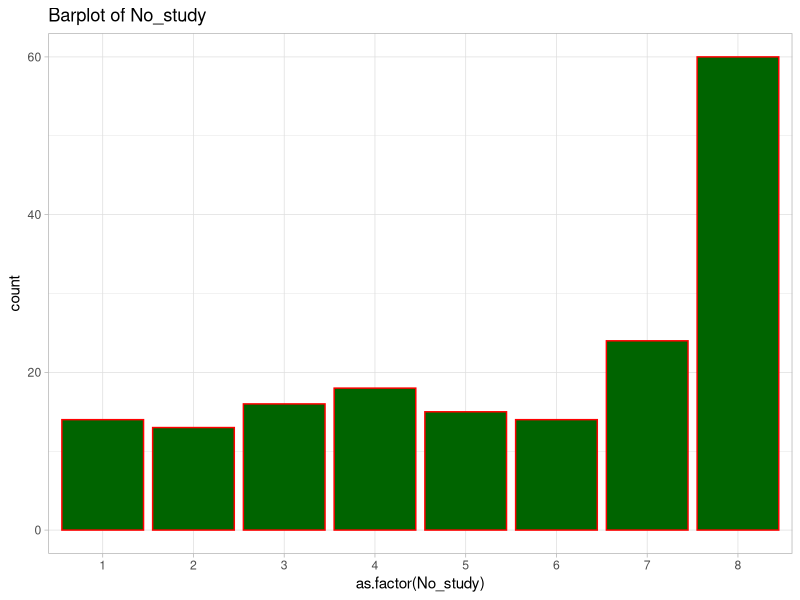
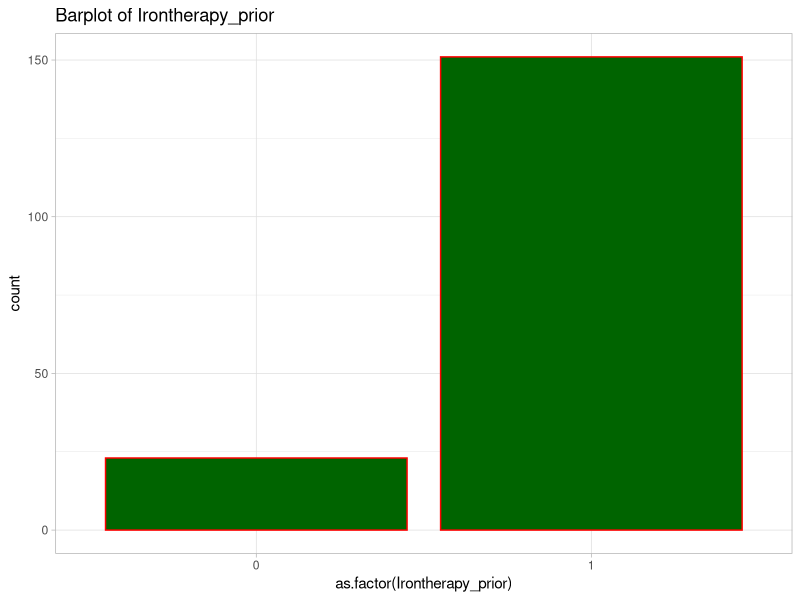
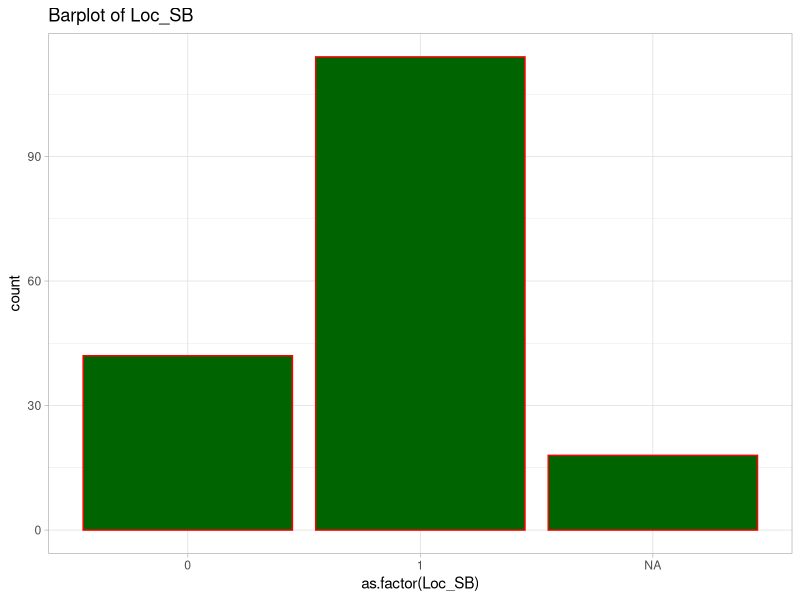
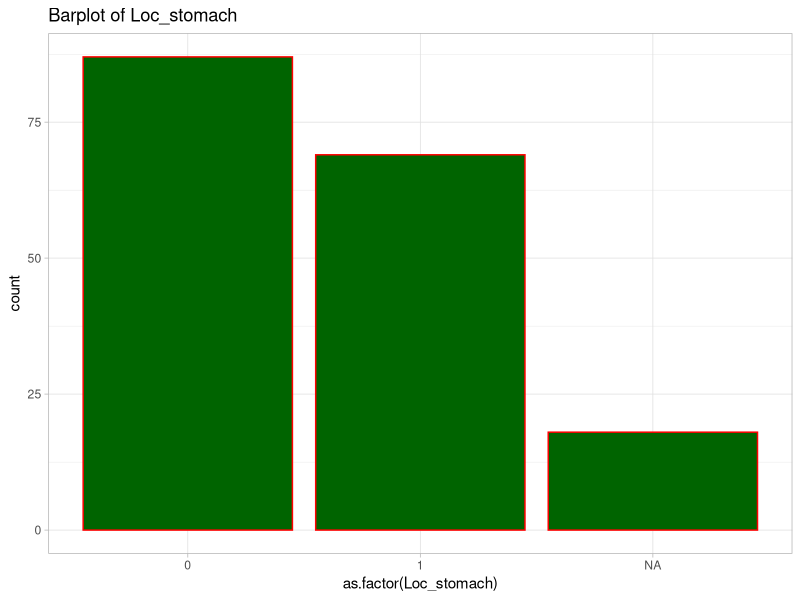
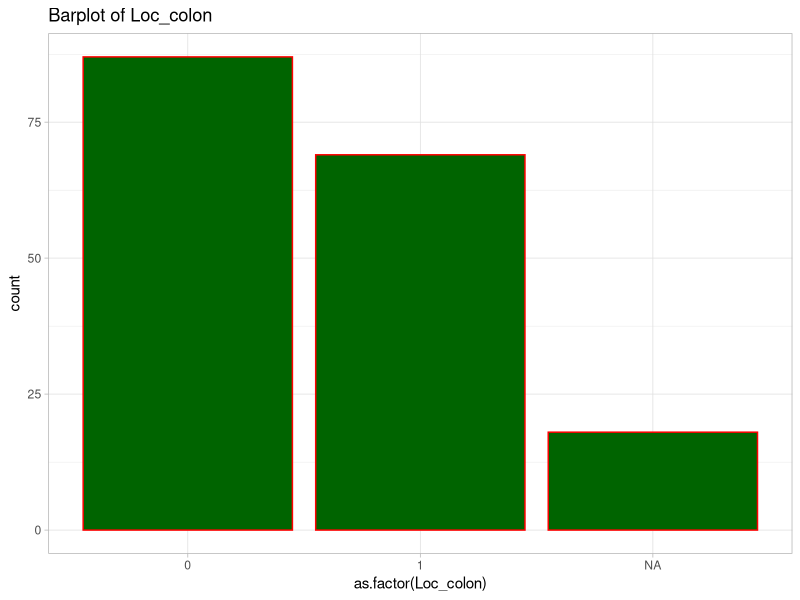
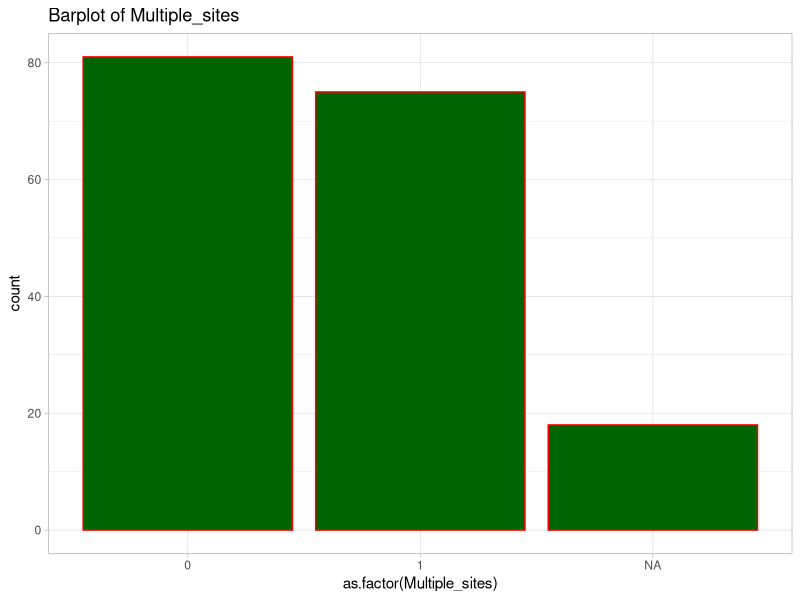
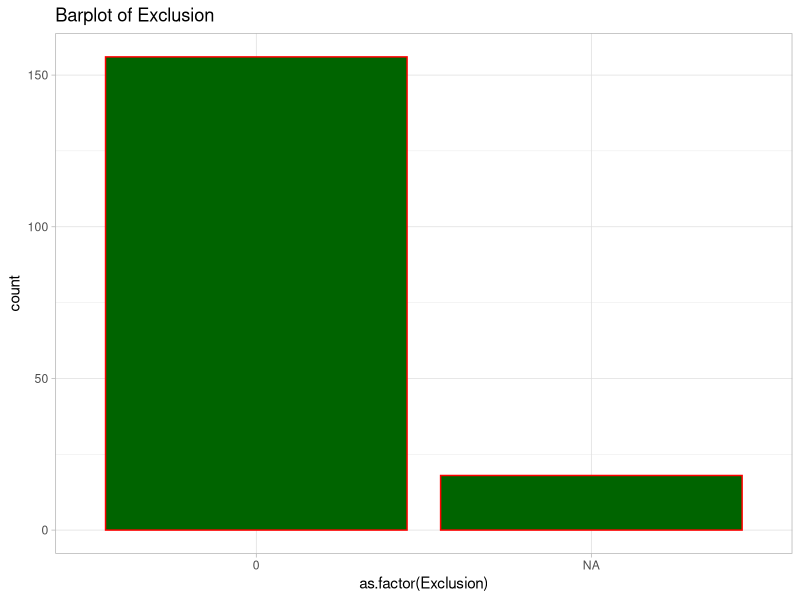
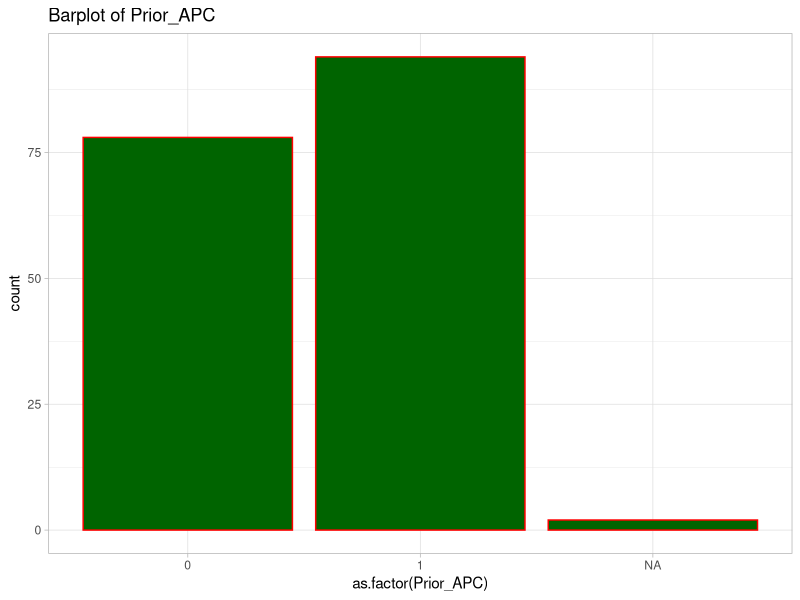

Write the R code that produced these figures, in order. (Note: this script raises an error after producing the figures.)
library(foreign)
library(haven)
library(mice)
library(VIM)
library(ggplot2)
library(nnet)
library(lme4)




KarinaDS <- read_sav("NEW3 - exclusie - inclusief 2 pt GRainne 09122016.sav", user_na = F)
KarinaDS <- as.data.frame(KarinaDS)



a= matrix(ncol = dim(KarinaDS)[2], nrow = 2, 
          dimnames = list(c("Missing Percentage","Levels of variable"),names(KarinaDS)) )

for(i in 1:dim(KarinaDS)[2]){
  
  a[1,i]=paste(round(sum(is.na(KarinaDS[,i]))*100/length(KarinaDS[,i]),2), "%",sep="")
  a[2,i]= length(which(!is.na(unique(KarinaDS[,i]))))
  
}

k=1
for(i in colnames(a)[which(as.integer(a[2,])<10)] ){
  assign(paste("Plot", k,sep="") , eval(parse(text=paste("ggplot() +ggtitle('Barplot of",i," ') +   geom_bar(aes(y = ..count..,x = as.factor(", i ,")),colour='red', fill='darkgreen',data=KarinaDS) +theme_light()") )))
  k=k+1
}




multiplot(Plot1, Plot2, Plot3, Plot4, cols=3)
multiplot(Plot5, Plot6, Plot7, Plot8, cols=2)
multiplot(Plot9, Plot10, Plot11, Plot12, cols=2)
multiplot(Plot13, Plot14, Plot15, Plot16, cols=2)
multiplot(Plot17, Plot18, Plot19, Plot20, cols=2)
multiplot(Plot21, Plot22, Plot23, Plot24, cols=2)
multiplot(Plot25, Plot26, Plot27, Plot28, cols=2)
multiplot(Plot29, Plot30, Plot31, Plot32, cols=2)
multiplot(Plot33, Plot34, Plot35, Plot36, cols=2)
multiplot(Plot37, Plot38, Plot39, Plot40, cols=2)





a[1,][a[1,] =="0%"]


### Univariate models with Un-imputed data
k=1

for(i in names(KarinaDS)){
  assign(paste("Uni.Fit", k,sep="") ,eval(parse(text=paste( "glmer(data=KarinaDS, Bin_Response_50~", i ,"+(1|No_study), family=binomial)"))) )
    k=k+1
  
}

mlogit(KarinaDS$Klimova_response_3cat ~ Age, KarinaDS)

mod <- multinom(KarinaDS$Klimova_response_3cat ~ Age, KarinaDS)


npmlt

for(i in (unique(KarinaDS$No_study))){
  
  assign(paste("karina",i,sep=""), value = KarinaDS[KarinaDS$No_study == i,])
  
}

md.pattern(karina1)

mice_plot <- aggr(karina1, col=c('navyblue','red'),
                  numbers=TRUE, sortVars=TRUE,
                  labels=names(karina1), cex.axis=.7,
                  gap=3, ylab=c("Missing data","Pattern"))

mice_plot <- aggr(karina2, col=c('navyblue','red'),
                  numbers=TRUE, sortVars=TRUE,
                  labels=names(karina2), cex.axis=.7,
                  gap=3, ylab=c("Missing data","Pattern"))

mice_plot <- aggr(karina3, col=c('navyblue','red'),
                  numbers=TRUE, sortVars=TRUE,
                  labels=names(karina3), cex.axis=.7,
                  gap=3, ylab=c("Missing data","Pattern"))
mice_plot <- aggr(karina4, col=c('navyblue','red'),
                  numbers=TRUE, sortVars=TRUE,
                  labels=names(karina4), cex.axis=.7,
                  gap=3, ylab=c("Missing data","Pattern"))

mice_plot <- aggr(karina5, col=c('navyblue','red'),
                  numbers=TRUE, sortVars=TRUE,
                  labels=names(karina5), cex.axis=.7,
                  gap=3, ylab=c("Missing data","Pattern"))

mice_plot <- aggr(karina6, col=c('navyblue','red'),
                  numbers=TRUE, sortVars=TRUE,
                  labels=names(karina6), cex.axis=.7,
                  gap=3, ylab=c("Missing data","Pattern"))

mice_plot <- aggr(karina7, col=c('navyblue','red'),
                  numbers=TRUE, sortVars=TRUE,
                  labels=names(karina7), cex.axis=.7,
                  gap=3, ylab=c("Missing data","Pattern"))
mice_plot <- aggr(karina8, col=c('navyblue','red'),
                  numbers=TRUE, sortVars=TRUE,
                  labels=names(karina8), cex.axis=.7,
                  gap=3, ylab=c("Missing data","Pattern"))


paterns<-md.pattern(KarinaDS)

pat <- md.pairs(KarinaDS)

pat$mm


pat$rr + pat$rm + pat$mr + pat$mm
# percentage of usable cases to impute row variable from column variable
round(100*(pat$mr+0.01)/(pat$mr+pat$mm+0.01))

imp<- mice(KarinaDS,m = 10 )

fit <- with(imp, polr(as.factor(Klimova_response_3cat) ~ Age , Hess=TRUE))
pool(fit)
